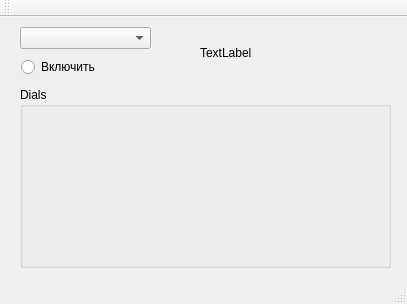
<?xml version="1.0" encoding="UTF-8"?>
<ui version="4.0">
 <class>MainWindow</class>
 <widget class="QMainWindow" name="MainWindow">
  <property name="geometry">
   <rect>
    <x>0</x>
    <y>0</y>
    <width>407</width>
    <height>304</height>
   </rect>
  </property>
  <property name="windowTitle">
   <string>MainWindow</string>
  </property>
  <widget class="QWidget" name="centralWidget">
   <widget class="QLabel" name="label">
    <property name="geometry">
     <rect>
      <x>200</x>
      <y>10</y>
      <width>191</width>
      <height>51</height>
     </rect>
    </property>
    <property name="text">
     <string>TextLabel</string>
    </property>
   </widget>
   <widget class="QComboBox" name="comboBox">
    <property name="geometry">
     <rect>
      <x>20</x>
      <y>10</y>
      <width>131</width>
      <height>22</height>
     </rect>
    </property>
    <property name="editable">
     <bool>false</bool>
    </property>
   </widget>
   <widget class="QGroupBox" name="effect_group">
    <property name="geometry">
     <rect>
      <x>20</x>
      <y>70</y>
      <width>371</width>
      <height>181</height>
     </rect>
    </property>
    <property name="title">
     <string>Dials</string>
    </property>
   </widget>
   <widget class="QRadioButton" name="radioButton">
    <property name="geometry">
     <rect>
      <x>21</x>
      <y>40</y>
      <width>81</width>
      <height>20</height>
     </rect>
    </property>
    <property name="text">
     <string>Включить</string>
    </property>
   </widget>
  </widget>
  <widget class="QMenuBar" name="menuBar">
   <property name="geometry">
    <rect>
     <x>0</x>
     <y>0</y>
     <width>407</width>
     <height>21</height>
    </rect>
   </property>
  </widget>
  <widget class="QToolBar" name="mainToolBar">
   <attribute name="toolBarArea">
    <enum>TopToolBarArea</enum>
   </attribute>
   <attribute name="toolBarBreak">
    <bool>false</bool>
   </attribute>
  </widget>
  <widget class="QStatusBar" name="statusBar"/>
 </widget>
 <layoutdefault spacing="6" margin="11"/>
 <resources/>
 <connections/>
</ui>
